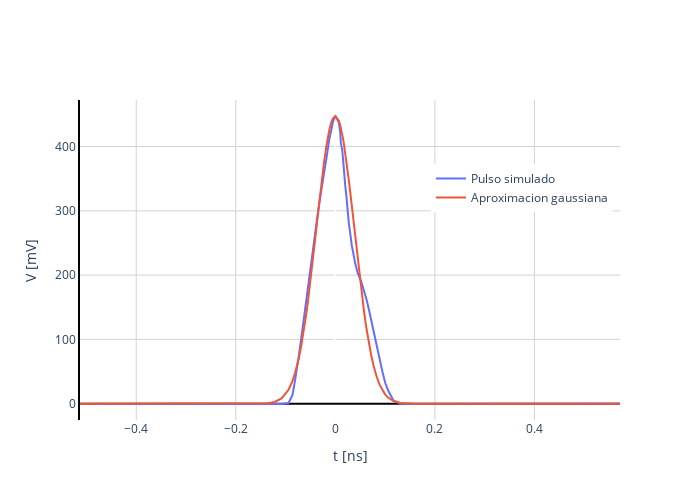

The code cell stored with this chart in its notebook:
### Code cell
fig = go.Figure()
fig.add_trace(go.Scatter(x=p[:,0], y=p[:,1], mode='lines', name='Pulso simulado'))
fig.add_trace(go.Scatter(x=p[:,0], y=pteo, mode='lines', name='Aproximacion gaussiana'))
fig.update_xaxes(title_text='t [ns]')
fig.update_yaxes(title_text='V [mV]')
fig.update_layout(showlegend=True)
fig.update_layout(xaxis=dict(showgrid=True, gridcolor='lightgray'))
fig.update_layout(yaxis=dict(showgrid=True, gridcolor='lightgray'))
fig.update_layout(width=500, height=500, plot_bgcolor='white')
fig.update_layout(legend=dict(x=0.65, y=0.8))

# Update x and y axes with thicker lines for y=0 and x=0
fig.update_yaxes(showline=True, linewidth=2, linecolor='black', zeroline=True, zerolinewidth=2, zerolinecolor='black')
fig.update_layout(width=700, height=500)  # Adjust width and height as needed
fig.show()
pio.write_image(fig, f'gaussian_pulse_comparison_w_simulation.png')
